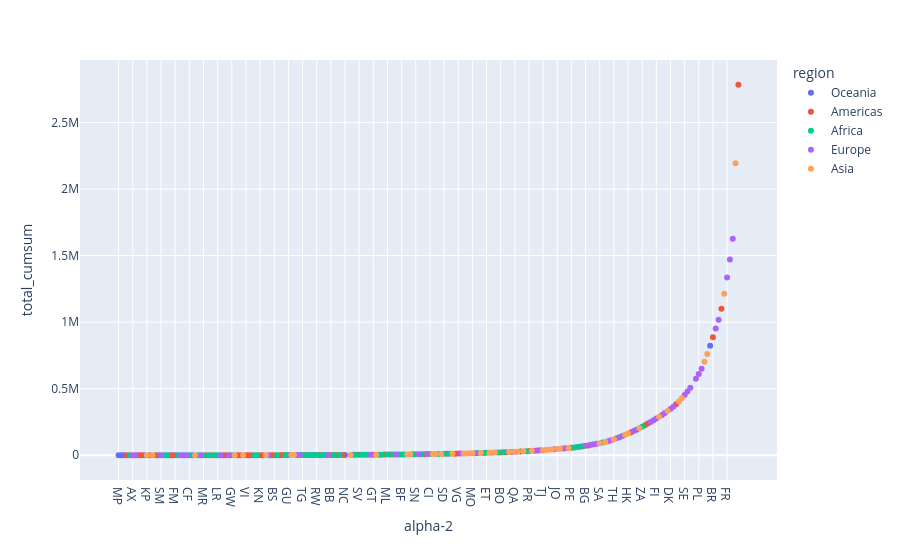

Here is the notebook cell this chart was saved with:
### Code cell
df_plot = (
    df_articles_by_country
    .merge(df_country[["alpha-2", "region"]], left_index=True, right_on="alpha-2", how="left")
    .sort_values("total_articles")
    .assign(total_cumsum=lambda df: df.total_articles.cumsum())
)
px.scatter(df_plot, x="alpha-2", y="total_cumsum", color="region",category_orders={"alpha-2": df_plot["alpha-2"].tolist()})

### Figure 1 — Plotly figure (JSON) as saved in the notebook; plotly's stock layout.template omitted (floating-point values rounded to 4 significant figures; data arrays with more than 128 entries replaced by an {"elided": "..."} marker saying what was removed)
{"data": [{"hovertemplate": "region=Oceania<br>alpha-2=%{x}<br>total_cumsum=%{y}<extra></extra>", "legendgroup": "Oceania", "marker": {"color": "#636efa", "symbol": "circle"}, "mode": "markers", "name": "Oceania", "orientation": "v", "showlegend": true, "x": ["MP", "NU", "SB", "TO", "PW", "AS", "FM", "WS", "VU", "GU", "PF", "PG", "NC", "FJ", "NZ", "AU"], "xaxis": "x", "y": [1.0, 2.0, 3.0, 21.0, 49.0, 79.0, 98.0, 128.0, 161.0, 1068.0, 1235.0, 1621.0, 2544.0, 2884.0, 191500.0, 821800.0], "yaxis": "y", "type": "scatter"}, {"hovertemplate": "region=Americas<br>alpha-2=%{x}<br>total_cumsum=%{y}<extra></extra>", "legendgroup": "Americas", "marker": {"color": "#EF553B", "symbol": "circle"}, "mode": "markers", "name": "Americas", "orientation": "v", "showlegend": true, "x": ["SX", "VC", "LC", "SR", "AW", "DM", "MS", "AG", "CW", "BZ", "HT", "FK", "VI", "GY", "GF", "KN", "KY", "BM", "BS", "MQ", "GL", "GD", "HN", "BB", "NI", "DO", "SV", "GT", "PY", "GP", "JM", "TT", "PA", "VG", "BO", "EC", "UY", "PR", "CR", "PE", "CU", "VE", "CL", "CO", "AR", "MX", "BR", "CA", "US"], "xaxis": "x", "y": [4.0, 14.0, 17.0, 31.0, 42.0, 88.0, 225.0, 255.0, 324.0, 343.0, 423.0, 445.0, 493.0, 518.0, 543.0, 624.0, 658.0, 775.0, 819.0, 913.0, 964.0, 1415.0, 1769.0, 2085.0, 2252.0, 2442.0, 3151.0, 3998.0, 4755.0, 5162.0, 8225.0, 10730.0, 11840.0, 12260.0, 21410.0, 23050.0, 28010.0, 31670.0, 35670.0, 56300.0, 64520.0, 74060.0, 171800.0, 226200.0, 238000.0, 383200.0, 886800.0, 1101000.0, 2783000.0], "yaxis": "y", "type": "scatter"}, {"hovertemplate": "region=Africa<br>alpha-2=%{x}<br>total_cumsum=%{y}<extra></extra>", "legendgroup": "Africa", "marker": {"color": "#00cc96", "symbol": "circle"}, "mode": "markers", "name": "Africa", "orientation": "v", "showlegend": true, "x": ["GQ", "DJ", "SO", "GN", "CF", "TD", "MR", "CV", "SC", "LR", "GW", "SL", "ER", "LS", "SZ", "TG", "AO", "GA", "RW", "GM", "CG", "ST", "CD", "MU", "MG", "NE", "SS", "ZM", "BI", "ML", "MW", "LY", "BF", "BJ", "BW", "SN", "MZ", "CI", "ZW", "SD", "RE", "CM", "TZ", "ET", "UG", "GH", "KE", "MA", "DZ", "TN", "NG", "EG", "ZA"], "xaxis": "x", "y": [6.0, 63.0, 71.0, 108.0, 149.0, 186.0, 212.0, 239.0, 271.0, 288.0, 382.0, 569.0, 596.0, 865.0, 1015.0, 1354.0, 1478.0, 1548.0, 1694.0, 1845.0, 1925.0, 2166.0, 2346.0, 3017.0, 3291.0, 3456.0, 3632.0, 4367.0, 4555.0, 4958.0, 5383.0, 5833.0, 6065.0, 6315.0, 7099.0, 7378.0, 7940.0, 8809.0, 9726.0, 10390.0, 11070.0, 16010.0, 17260.0, 17920.0, 20620.0, 22220.0, 30410.0, 58710.0, 61520.0, 67640.0, 95180.0, 135900.0, 214500.0], "yaxis": "y", "type": "scatter"}, {"hovertemplate": "region=Europe<br>alpha-2=%{x}<br>total_cumsum=%{y}<extra></extra>", "legendgroup": "Europe", "marker": {"color": "#ab63fa", "symbol": "circle"}, "mode": "markers", "name": "Europe", "orientation": "v", "showlegend": true, "x": ["AX", "AD", "SM", "JE", "GI", "IM", "SJ", "VA", "FO", "MC", "LI", "ME", "AL", "MT", "MD", "MK", "BA", "IS", "LV", "BY", "LU", "LT", "EE", "BG", "RS", "SK", "SI", "HR", "UA", "HU", "RO", "IE", "CZ", "NO", "FI", "PT", "GR", "DK", "AT", "SE", "BE", "CH", "RU", "PL", "NL", "IT", "ES", "FR", "DE", "GB"], "xaxis": "x", "y": [8.0, 11.0, 56.0, 118.0, 138.0, 199.0, 306.0, 362.0, 733.0, 1294.0, 2005.0, 3814.0, 5607.0, 7658.0, 8512.0, 12740.0, 15420.0, 24820.0, 34310.0, 37070.0, 44540.0, 49850.0, 51890.0, 70780.0, 78020.0, 81990.0, 86050.0, 106000.0, 112300.0, 127300.0, 144600.0, 181500.0, 250600.0, 263300.0, 276100.0, 303300.0, 317000.0, 347800.0, 364500.0, 452300.0, 478300.0, 507300.0, 575600.0, 610500.0, 650000.0, 952300.0, 1018000.0, 1336000.0, 1470000.0, 1627000.0], "yaxis": "y", "type": "scatter"}, {"hovertemplate": "region=Asia<br>alpha-2=%{x}<br>total_cumsum=%{y}<extra></extra>", "legendgroup": "Asia", "marker": {"color": "#FFA15A", "symbol": "circle"}, "mode": "markers", "name": "Asia", "orientation": "v", "showlegend": true, "x": ["KP", "TL", "TM", "BT", "MV", "AF", "KG", "LA", "BN", "KH", "BH", "MM", "SY", "YE", "GE", "PS", "KZ", "UZ", "MN", "MO", "AZ", "OM", "NP", "AM", "KW", "QA", "LB", "LK", "CY", "TJ", "PH", "AE", "IQ", "JO", "VN", "BD", "SA", "PK", "TH", "ID", "HK", "MY", "SG", "IL", "TR", "IR", "KR", "IN", "JP", "CN"], "xaxis": "x", "y": [26.0, 36.0, 173.0, 402.0, 469.0, 694.0, 1122.0, 1177.0, 2764.0, 4182.0, 6569.0, 6826.0, 9109.0, 9411.0, 10060.0, 11430.0, 13230.0, 13760.0, 14280.0, 14850.0, 16640.0, 18580.0, 19230.0, 19900.0, 23930.0, 25810.0, 26890.0, 29150.0, 32950.0, 38470.0, 39910.0, 41430.0, 42980.0, 46150.0, 48000.0, 54020.0, 90580.0, 100000.0, 119800.0, 153500.0, 162600.0, 203000.0, 289500.0, 332400.0, 404400.0, 427900.0, 702800.0, 760500.0, 1214000.0, 2193000.0], "yaxis": "y", "type": "scatter"}], "layout": {"xaxis": {"anchor": "y", "domain": [0.0, 1.0], "title": {"text": "alpha-2"}, "categoryorder": "array", "categoryarray": {"elided": "220 str values"}}, "yaxis": {"anchor": "x", "domain": [0.0, 1.0], "title": {"text": "total_cumsum"}}, "legend": {"title": {"text": "region"}, "tracegroupgap": 0}, "margin": {"t": 60}}}
